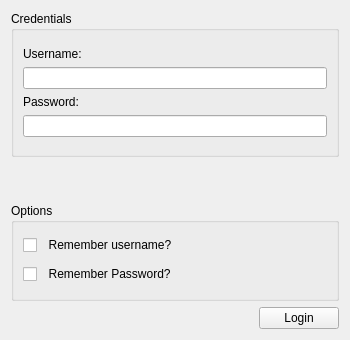
<?xml version="1.0" encoding="UTF-8"?>
<ui version="4.0">
 <class>Login_Form</class>
 <widget class="QWidget" name="Login_Form">
  <property name="geometry">
   <rect>
    <x>0</x>
    <y>0</y>
    <width>350</width>
    <height>340</height>
   </rect>
  </property>
  <property name="sizePolicy">
   <sizepolicy hsizetype="Preferred" vsizetype="Preferred">
    <horstretch>1</horstretch>
    <verstretch>1</verstretch>
   </sizepolicy>
  </property>
  <property name="windowTitle">
   <string>Form</string>
  </property>
  <layout class="QGridLayout" name="gridLayout">
   <item row="2" column="0">
    <widget class="QGroupBox" name="groupBox_2">
     <property name="sizePolicy">
      <sizepolicy hsizetype="Preferred" vsizetype="Preferred">
       <horstretch>12</horstretch>
       <verstretch>4</verstretch>
      </sizepolicy>
     </property>
     <property name="title">
      <string>Options</string>
     </property>
     <layout class="QVBoxLayout" name="verticalLayout">
      <item>
       <widget class="QCheckBox" name="remember_username_checkbox">
        <property name="text">
         <string>  Remember username?</string>
        </property>
       </widget>
      </item>
      <item>
       <widget class="QCheckBox" name="remember_password_checkbox">
        <property name="text">
         <string>  Remember Password?</string>
        </property>
       </widget>
      </item>
     </layout>
    </widget>
   </item>
   <item row="4" column="0">
    <widget class="QPushButton" name="login_button">
     <property name="sizePolicy">
      <sizepolicy hsizetype="Maximum" vsizetype="Maximum">
       <horstretch>1</horstretch>
       <verstretch>1</verstretch>
      </sizepolicy>
     </property>
     <property name="layoutDirection">
      <enum>Qt::RightToLeft</enum>
     </property>
     <property name="autoFillBackground">
      <bool>false</bool>
     </property>
     <property name="text">
      <string>Login</string>
     </property>
    </widget>
   </item>
   <item row="0" column="0">
    <widget class="QGroupBox" name="groupBox">
     <property name="sizePolicy">
      <sizepolicy hsizetype="Preferred" vsizetype="Preferred">
       <horstretch>12</horstretch>
       <verstretch>6</verstretch>
      </sizepolicy>
     </property>
     <property name="layoutDirection">
      <enum>Qt::LeftToRight</enum>
     </property>
     <property name="title">
      <string>Credentials</string>
     </property>
     <layout class="QVBoxLayout" name="verticalLayout_2">
      <item>
       <spacer name="verticalSpacer_2">
        <property name="orientation">
         <enum>Qt::Vertical</enum>
        </property>
        <property name="sizeHint" stdset="0">
         <size>
          <width>20</width>
          <height>40</height>
         </size>
        </property>
       </spacer>
      </item>
      <item>
       <widget class="QLabel" name="label">
        <property name="text">
         <string>Username:</string>
        </property>
       </widget>
      </item>
      <item>
       <widget class="QLineEdit" name="username_field">
        <property name="sizePolicy">
         <sizepolicy hsizetype="Expanding" vsizetype="Fixed">
          <horstretch>0</horstretch>
          <verstretch>0</verstretch>
         </sizepolicy>
        </property>
       </widget>
      </item>
      <item>
       <widget class="QLabel" name="label_2">
        <property name="text">
         <string>Password:</string>
        </property>
       </widget>
      </item>
      <item>
       <widget class="QLineEdit" name="password_field">
        <property name="sizePolicy">
         <sizepolicy hsizetype="Expanding" vsizetype="Fixed">
          <horstretch>0</horstretch>
          <verstretch>0</verstretch>
         </sizepolicy>
        </property>
       </widget>
      </item>
      <item>
       <spacer name="verticalSpacer">
        <property name="orientation">
         <enum>Qt::Vertical</enum>
        </property>
        <property name="sizeHint" stdset="0">
         <size>
          <width>20</width>
          <height>40</height>
         </size>
        </property>
       </spacer>
      </item>
     </layout>
    </widget>
   </item>
   <item row="1" column="0">
    <spacer name="verticalSpacer_3">
     <property name="orientation">
      <enum>Qt::Vertical</enum>
     </property>
     <property name="sizeHint" stdset="0">
      <size>
       <width>20</width>
       <height>40</height>
      </size>
     </property>
    </spacer>
   </item>
  </layout>
 </widget>
 <resources/>
 <connections/>
</ui>
